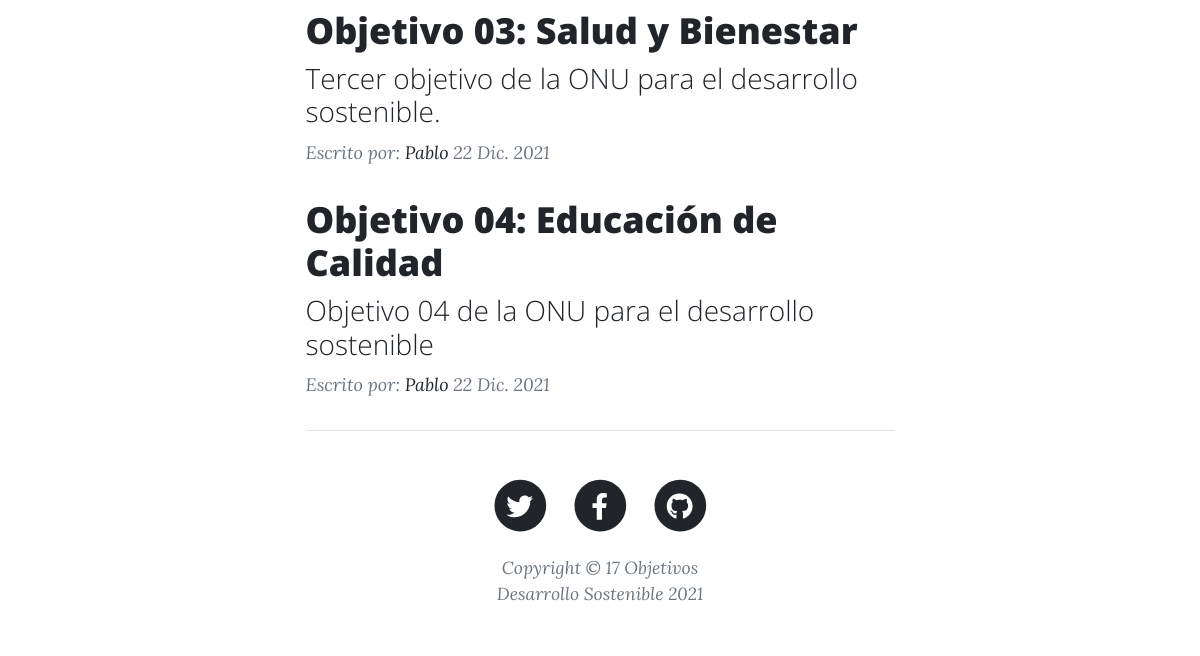
Before: / (lower part) with the older database file.
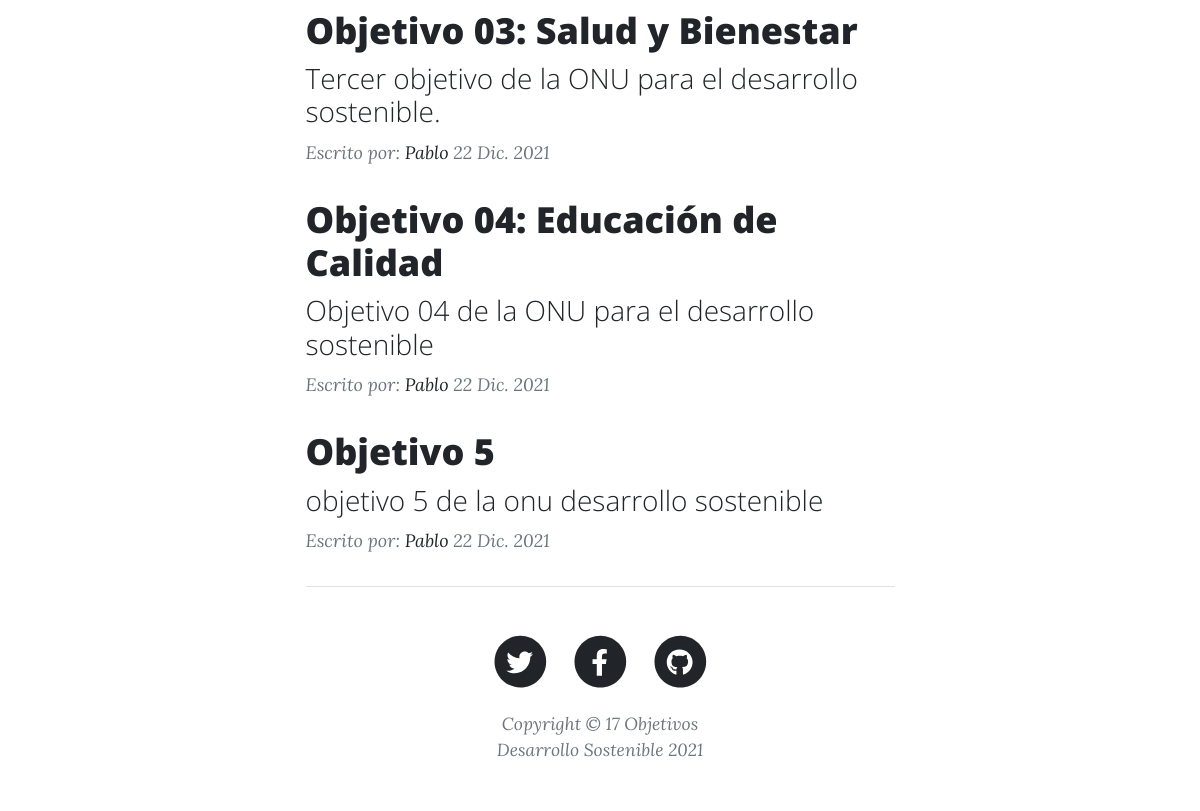
After: the same page with the newer database file.
### appblog/models.py (models this page shows, shortened)
class ModeloBase(models.Model):
    id=models.AutoField(primary_key=True)
    estado=models.BooleanField('Estado', default=True)
    fecha_creacion=models.DateTimeField ('Fecha creación', auto_now=False, auto_now_add= True)
    fecha_modificacion=models.DateTimeField ('Fecha de modificación', auto_now= True, auto_now_add= False)
    fecha_eliminacion=models.DateTimeField ('Fecha de eliminación', auto_now=True, auto_now_add= False)
    class Meta:
        abstract = True

class Post(ModeloBase):
    titulo=models.CharField ('Título del post', max_length=200, unique=True)
    slug=models.CharField ('Slug', max_length=150, unique=True)
    descripcion=models.TextField ('Descripción')
    autor=models.ForeignKey (Autor, on_delete=models.CASCADE)
    categoria=models.ForeignKey(Categoria, on_delete=models.CASCADE)
    contenido=RichTextField()
    imagen_referencial=models.ImageField ('Imagen referencial', null=True, blank=True, upload_to='imagenes/', max_length=255)
    publicado=models.BooleanField ('Publicado / no publicado', default=False)
    fecha_publicacion=models.DateField ('Fecha de publicación')
    class Meta:
        verbose_name = 'Post'
        verbose_name_plural = 'Posts'

class Autor(ModeloBase):
    nombre=models.CharField('Nombres', max_length=250)
    apellido=models.CharField('Apellido', max_length=250)
    email=models.CharField('Correo electrónico', max_length=250)
    descripcion=models.TextField('Descripción')
    web=models.URLField ('Web', null=True, blank=True)
    facebook=models.URLField ('Facebook', null=True, blank=True)
    twitter=models.URLField ('Twitter', null=True, blank=True)
    instagram=models.URLField ('Instagram', null=True, blank=True)
    def __str__(self):
        return self.nombre

### appblog/views.py (the view)
# urls.py: path('', Inicio.as_view(), name= 'index'),
class Inicio (ListView):
    def get(self, request, *args, **kwargs):
        posts=Post.objects.filter (publicado=True)
        contex={
            'posts': posts
        }
        return render (request, "index.html", contex)

### templates/index.html (shortened to what this page needs)
{% load static %}
<!DOCTYPE html>
<html lang="es">
    <head>
        <link href="{% static 'css/styles.css' %}" rel="stylesheet" />
    </head>
    <body>
        {% block contenido %}
        <div class="container px-4 px-lg-5">
            <div class="row gx-4 gx-lg-5 justify-content-center">
                <div class="col-md-10 col-lg-8 col-xl-7">
                    {% if posts %}
                    {% for post in posts %}
                    <div class="post-preview">
                        <a href="{% url 'blog:post' %}">
                            <h2 class="post-title"> {{ post.titulo }} </h2>
                            <h3 class="post-subtitle"> {{ post.descripcion }} </h3>
                        </a>
                        <p class="post-meta">
                            Escrito por:
                            <a href="#!"> {{ post.autor }} </a>
                            {{ post.fecha_publicacion}}
                        </p>
                        {% endfor %}
                        {% else %}
                        <h1> No existen posts registrados </h1>
                        {% endif %}
                    </div> {% endblock contenido%}
        <footer class="border-top">
            <div class="container px-4 px-lg-5">
                <div class="row gx-4 gx-lg-5 justify-content-center">
                    <div class="col-md-10 col-lg-8 col-xl-7">
                        <ul class="list-inline text-center">
                            <li class="list-inline-item">
                                <a href="#!">
                                    <span class="fa-stack fa-lg">
                                        <i class="fas fa-circle fa-stack-2x"></i>
                                        <i class="fab fa-twitter fa-stack-1x fa-inverse"></i>
                                    </span>
                                </a>
                            </li>
                            <li class="list-inline-item">
                                <a href="#!">
                                    <span class="fa-stack fa-lg">
                                        <i class="fas fa-circle fa-stack-2x"></i>
                                        <i class="fab fa-facebook-f fa-stack-1x fa-inverse"></i>
                                    </span>
                                </a>
                            </li>
                            <li class="list-inline-item">
                                <a href="#!">
                                    <span class="fa-stack fa-lg">
                                        <i class="fas fa-circle fa-stack-2x"></i>
                                        <i class="fab fa-github fa-stack-1x fa-inverse"></i>
                                    </span>
                                </a>
                            </li>
                        </ul>
                        <div class="small text-center text-muted fst-italic">Copyright &copy; 17 Objetivos Desarrollo Sostenible 2021</div>
                    </div>
                </div>
            </div>
        </footer>
    </body>
</html>

Changed rows visible on the page:
added Post: titulo "Objetivo 5", descripcion "objetivo 5 de la onu desarrollo sostenible", autor "Pablo", fecha_publicacion "22 Dic. 2021"
